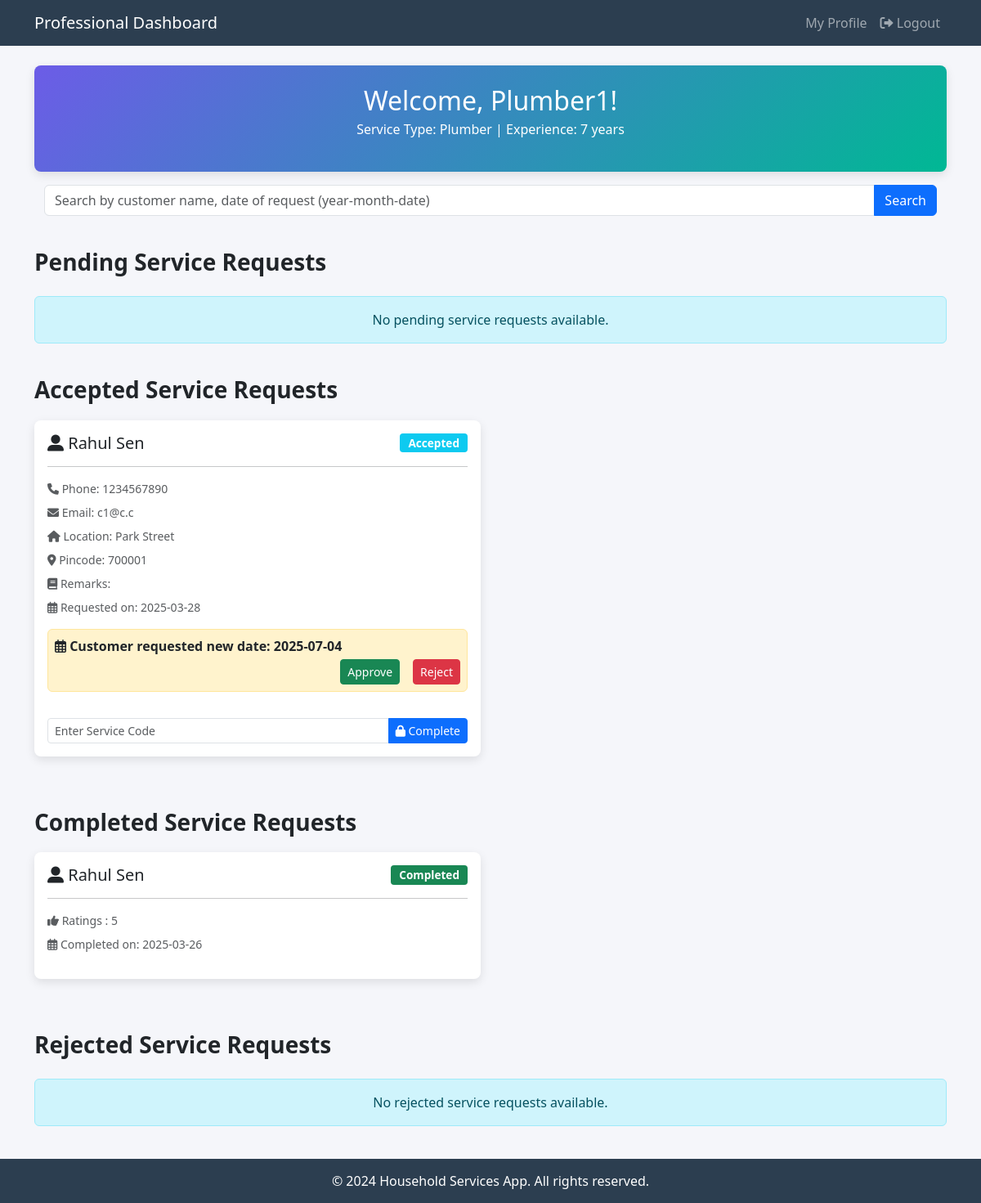
Page /professional/dashboard (signed in) on the earlier database version.
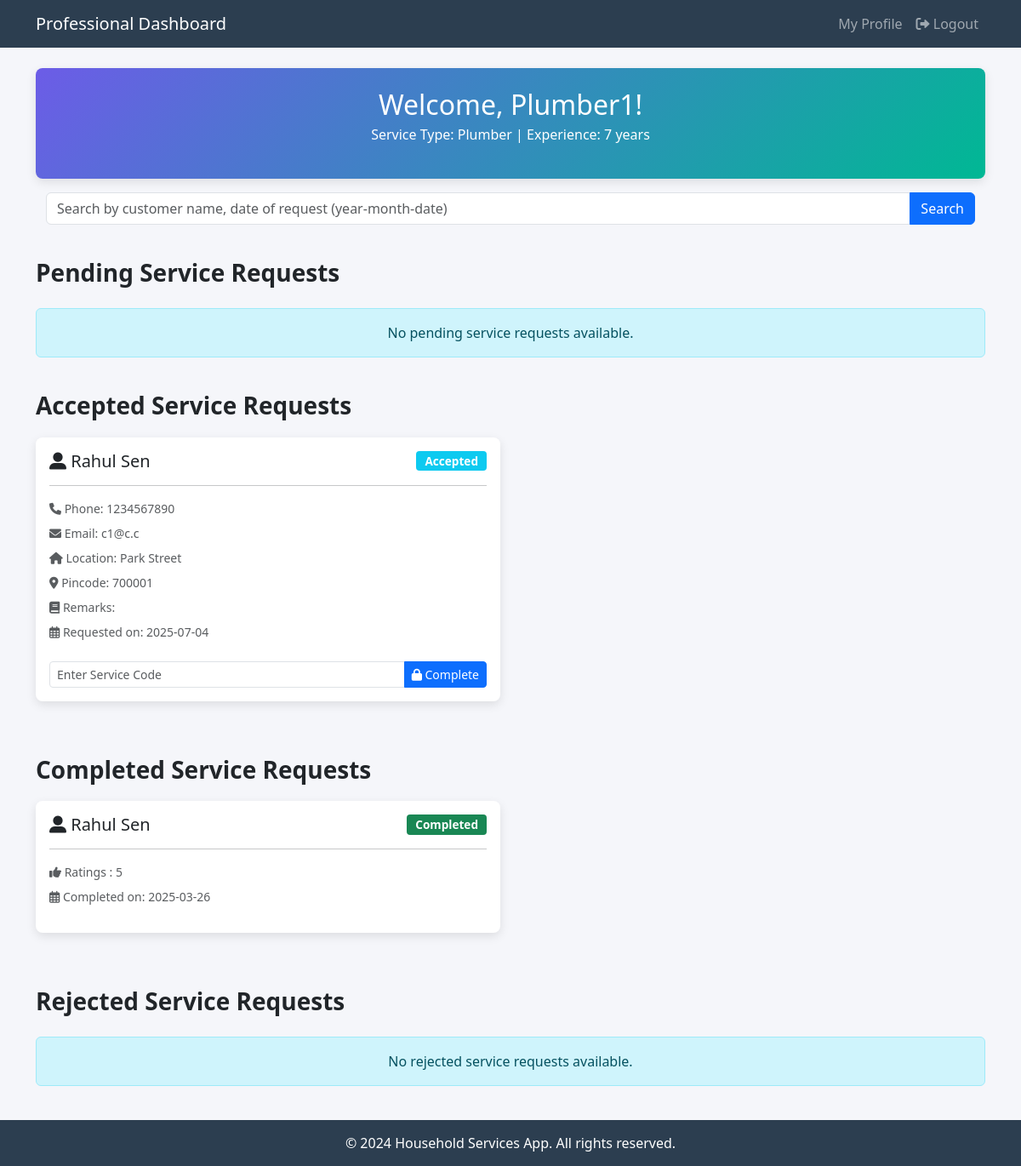
Same page on the later database version.
### model.py (models this page shows)
class user(db.Model):
    __tablename__ ='user_table'
    id = db.Column(db.Integer , primary_key= True, autoincrement = True)
    username = db.Column(db.String)
    email = db.Column(db.String , unique = True)
    phone_no = db.Column(db.Integer)
    password = db.Column(db.String)
    date_of_join = db.Column(db.DateTime, nullable=True)
    role = db.Column(db.String)
    service_type = db.Column(db.String)
    experience = db.Column(db.Integer)
    description = db.Column(db.String)
    cv = db.Column(db.String)
    city = db.Column(db.String)
    pincode = db.Column(db.Integer)
    area = db.Column(db.Integer)
    status = db.Column(db.String)
    ratings = db.Column(db.String)

class ServiceRequest(db.Model):
    __tablename__ = 'service_requests'
    id = db.Column(db.Integer, primary_key=True, autoincrement=True)
    service_name = db.Column(db.String,)
    customer_id = db.Column(db.Integer, db.ForeignKey('user_table.id'))
    customer_name = db.Column(db.String)
    customer_email = db.Column(db.String)
    customer_phone_no = db.Column(db.Integer)
    customer_city = db.Column(db.String)
    area = db.Column(db.String)
    customer_pincode = db.Column(db.Integer)
    remarks = db.Column(db.String)
    date_of_request = db.Column(db.DateTime, default=datetime.utcnow)
    pending_date_change = db.Column(db.DateTime, nullable=True)
    service_status = db.Column(db.String, default='Pending')
    professional_id = db.Column(db.Integer, db.ForeignKey('user_table.id'))
    date_of_completion = db.Column(db.DateTime, nullable=True)
    ratings = db.Column(db.String)
    unique_code = db.Column(db.String)

### main.py (the view)
@app.route('/professional/dashboard')
def professional_dashboard():
    if 'user_id' not in session or session.get('role') != 'service professional':
        flash("You need to log in as a service professional to access this page.", "error")
        return redirect(url_for('login'))
    user_id = session['user_id']
    professional = user.query.get(user_id)
    search_query = request.args.get('search', '').strip()
    def match_search(query):
        if search_query:
            return query.filter(
                (ServiceRequest.customer_name.ilike(f"%{search_query}%")) |
                (ServiceRequest.date_of_request.cast(db.String).ilike(f"%{search_query}%"))
            )
        return query
    pending_query = ServiceRequest.query.filter(
        ServiceRequest.service_status == 'Requested',
        ServiceRequest.service_name == professional.service_type,
        ServiceRequest.customer_city == professional.city,
        ~ServiceRequest.id.in_(
            db.session.query(RejectedRequest.service_request_id)
            .filter_by(professional_id=professional.id)
        )
    )
    pending_requests = match_search(pending_query).order_by(ServiceRequest.date_of_request).all()
    accepted_query = ServiceRequest.query.filter_by(
        professional_id=user_id, service_status='Accepted'
    )
    accepted_requests = match_search(accepted_query).order_by(ServiceRequest.date_of_request).all()
    completed_query = ServiceRequest.query.filter_by(
        professional_id=user_id, service_status='Completed'
    )
    completed_requests = match_search(completed_query).order_by(desc(ServiceRequest.date_of_completion)).all()
    rejected_query = db.session.query(ServiceRequest).join(RejectedRequest).filter(
        RejectedRequest.professional_id == user_id,
        ServiceRequest.id == RejectedRequest.service_request_id
    )
    rejected_requests = match_search(rejected_query).order_by(desc(ServiceRequest.date_of_request)).all()
    return render_template(
        'professional_dashboard.html',
        professional=professional,
        pending_requests=pending_requests,
        accepted_requests=accepted_requests,
        completed_requests=completed_requests,
        rejected_requests=rejected_requests,
        search_query=search_query
    )

### templates/professional_dashboard.html (shortened to what this page needs)
<!DOCTYPE html>
<html lang="en">
<head>
    <link href="https://cdn.jsdelivr.net/npm/bootstrap@5.3.0-alpha1/dist/css/bootstrap.min.css" rel="stylesheet">
    <link href="https://cdnjs.cloudflare.com/ajax/libs/font-awesome/6.0.0-beta3/css/all.min.css" rel="stylesheet">
</head>
<body>
<nav class="navbar navbar-expand-lg navbar-dark">
    <div class="container">
        <a class="navbar-brand" href="#">Professional Dashboard</a>
        <div class="collapse navbar-collapse" id="navbarNav">
            <ul class="navbar-nav ms-auto">
                <li class="nav-item"><a class="nav-link" href="{{ url_for('professional_profile') }}">My Profile</a></li>
                <li class="nav-item"><a class="nav-link" href="{{ url_for('home') }}"><i class="fas fa-sign-out-alt"></i> Logout</a></li>
            </ul>
        </div>
    </div>
</nav>
<div class="container my-4 flex-grow-1">
    <div class="card welcome-card text-center p-4">
        <h2 class="mb-1">Welcome, {{ professional.username }}!</h2>
        <p>Service Type: {{ professional.service_type }} | Experience: {{ professional.experience }} years</p>
    </div>
<div class="container mt-3 mb-4">
    <form method="GET" action="{{ url_for('professional_dashboard') }}">
        <div class="input-group">
            <input
                type="text"
                name="search"
                class="form-control"
                placeholder="Search by customer name, date of request (year-month-date)"
                value="{{ search_query }}">
            <button class="btn btn-primary" type="submit">Search</button>
        </div>
    </form>
</div>
    <h3 class="section-title">Pending Service Requests</h3>
    {% if pending_requests %}
    <div class="row">
        {% for request in pending_requests %}
        <div class="col-md-6 mb-4">
            <div class="card p-3">
                <div class="d-flex justify-content-between align-items-center">
                    <h5 class="mb-0" ><i class='fas fa-user-alt'></i> {{ request.customer_name }}</h5>
                    <span class="badge status-badge bg-warning text-dark">Pending</span>
                </div>
                <hr>
                <p class="small text-muted mb-2"><i class='fas fa-phone'></i> Phone : {{request.customer_phone_no}}</p>
                <p class="small text-muted mb-2"><i class="fa fa-envelope"></i> Email : {{request.customer_email}}</p>
                <p class="small text-muted mb-2"><i class="fa fa-home"></i> Location : {{request.area}}</p>
                <p class="small text-muted mb-2"><i class='fas fa-map-marker-alt'></i> Pincode : {{request.customer_pincode}}</p>
                <p class="small text-muted mb-2"><i class='fas fa-book'></i> Remarks : {{request.remarks}}</p>
                <p class="small text-muted mb-2"><i class="far fa-calendar-alt"></i> Requested on: {{ request.date_of_request.strftime('%Y-%m-%d') }}</p>
                <div class="d-flex justify-content-end">
                    <form action="{{ url_for('accept_request', request_id=request.id) }}" method="POST" class="d-inline">
                        <button type="submit" class="btn btn-success btn-custom me-2"><i class="fas fa-check-circle"></i> Accept</button>
                    </form>
                    <form action="{{ url_for('reject_request', request_id=request.id) }}" method="POST" class="d-inline">
                        <button type="submit" class="btn btn-danger btn-custom"><i class="fas fa-times-circle"></i> Reject</button>
                    </form>
                </div>
            </div>
        </div>
        {% endfor %}
    </div>
    {% else %}
    <div class="alert alert-info text-center mt-4" role="alert">
        No pending service requests available.
    </div>
    {% endif %}
<h3 class="section-title">Accepted Service Requests</h3>
{% if accepted_requests %}
<div class="row">
    {% for request in accepted_requests %}
    <div class="col-md-6 mb-4">
        <div class="card p-3">
            <div class="d-flex justify-content-between align-items-center">
                <h5 class="mb-0"><i class='fas fa-user-alt'></i> {{ request.customer_name }}</h5>
                <span class="badge status-badge bg-info text-white">Accepted</span>
            </div>
            <hr>
            <p class="small text-muted mb-2"><i class='fas fa-phone'></i> Phone: {{ request.customer_phone_no }}</p>
            <p class="small text-muted mb-2"><i class="fa fa-envelope"></i> Email: {{ request.customer_email }}</p>
            <p class="small text-muted mb-2"><i class="fa fa-home"></i> Location: {{ request.area }}</p>
            <p class="small text-muted mb-2"><i class='fas fa-map-marker-alt'></i> Pincode: {{ request.customer_pincode }}</p>
            <p class="small text-muted mb-2"><i class='fas fa-book'></i> Remarks: {{ request.remarks }}</p>
            <p class="small text-muted mb-2"><i class="far fa-calendar-alt"></i> Requested on: {{ request.date_of_request.strftime('%Y-%m-%d') }}</p>
            {% if request.pending_date_change is not none %}
            <div class="alert alert-warning p-2 mt-2">
                <p class="mb-1 fw-bold text-dark">
                    <i class="far fa-calendar-alt"></i>
                    <strong>Customer requested new date:</strong>
                    {{ request.pending_date_change.strftime('%Y-%m-%d') }}
                </p>
                <div class="d-flex justify-content-end gap-2">
                    <form action="{{ url_for('approve_date_change', request_id=request.id) }}" method="POST" class="me-2">
                        <button type="submit" class="btn btn-success btn-sm">Approve</button>
                    </form>
                    <form action="{{ url_for('reject_date_change', request_id=request.id) }}" method="POST">
                        <button type="submit" class="btn btn-danger btn-sm">Reject</button>
                    </form>
                </div>
            </div>
            {% endif %}
            <form action="{{ url_for('close_request', request_id=request.id) }}" method="POST" class="mt-3">
                <div class="input-group">
                    <input type="text" name="verification_code" class="form-control form-control-sm" placeholder="Enter Service Code" required>
                    <button type="submit" class="btn btn-primary btn-sm"><i class="fas fa-lock"></i> Complete</button>
                </div>
            </form>
        </div>
    </div>
    {% endfor %}
</div>
{% else %}
<div class="alert alert-info text-center mt-4" role="alert">
    No accepted service requests available.
</div>
{% endif %}
    <h3 class="section-title">Completed Service Requests</h3>
    {% if completed_requests %}
    <div class="row">
        {% for request in completed_requests %}
        <div class="col-md-6 mb-4">
            <div class="card p-3">
                <div class="d-flex justify-content-between align-items-center">
                    <h5 class="mb-0"><i class='fas fa-user-alt'></i> {{ request.customer_name }}</h5>
                    <span class="badge status-badge bg-success text-white">Completed</span>
                </div>
                <hr>
                <p class="small text-muted mb-2"><i class="fas fa-thumbs-up"></i> Ratings : {{request.ratings}}</p>
                <p class="small text-muted"><i class="far fa-calendar-alt"></i> Completed on: {{ request.date_of_completion.strftime('%Y-%m-%d') }}</p>
            </div>
        </div>
        {% endfor %}
    </div>
    {% else %}
    <div class="alert alert-info text-center mt-4" role="alert">
        No completed service requests available.
    </div>
    {% endif %}
    <h3 class="section-title">Rejected Service Requests</h3>
    {% if rejected_requests %}
    <div class="row">
        {% for request in rejected_requests %}
        <div class="col-md-6 mb-4">
            <div class="card p-3">
                <div class="d-flex justify-content-between align-items-center">
                    <h5 class="mb-0"><i class='fas fa-user-alt'></i> {{ request.customer_name }}</h5>
                    <span class="badge status-badge bg-danger text-white">Rejected</span>
                </div>
                <hr>
                <p class="small text-muted"><i class="far fa-calendar-alt"></i> Requested on: {{ request.date_of_request.strftime('%Y-%m-%d') }}</p>
            </div>
        </div>
        {% endfor %}
    </div>
    {% else %}
    <div class="alert alert-info text-center mt-4" role="alert">
        No rejected service requests available.
    </div>
    {% endif %}
</div>
<footer class="footer">
    <p class="mb-0">&copy; 2024 Household Services App. All rights reserved.</p>
</footer>
</body>
</html>

### templates/professional_dashboard.html (style rules this page uses)
body, html { height: 100%; background-color: #f5f6fa; display: flex; flex-direction: column; }
.navbar { background-color: #2c3e50; }
.card, .welcome-card { border: none; border-radius: 8px; box-shadow: 0 4px 12px rgba(0, 0, 0, 0.1); transition: transform 0.2s; }
.welcome-card { background: linear-gradient(135deg, #6c5ce7, #00b894); color: #ffffff; margin-bottom: 1rem; }
.status-badge { font-size: 0.85em; padding: 5px 10px; border-radius: 4px; }
.footer { background-color: #2c3e50; color: #ffffff; padding: 15px 0; width: 100%; position: relative; text-align: center; margin-top: auto; }
.section-title { margin-top: 40px; margin-bottom: 20px; font-weight: bold; }

Differences in the rows shown:
changed ServiceRequest "Park Street": date_of_request "2025-03-28" → "2025-07-04"; pending_date_change "2025-07-04" → (not shown)
